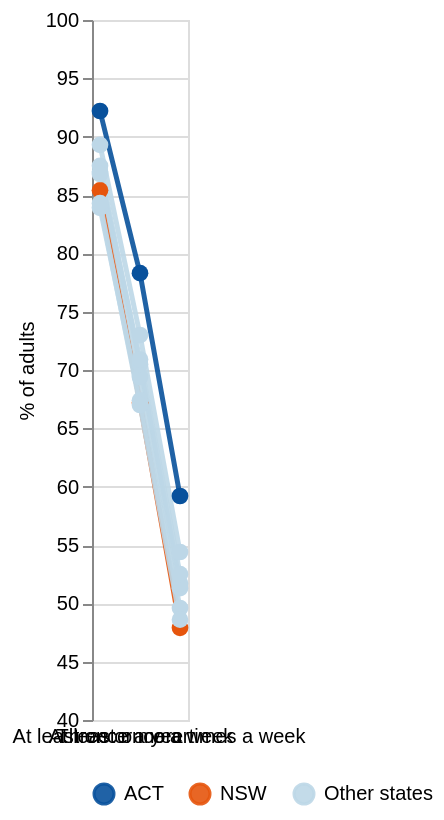

Specify this chart in Vega-Lite:
### Vega-Lite specification from a JSON file in a GitHub repository (floating-point values rounded to 4 significant figures)
{"$schema": "https://vega.github.io/schema/vega-lite/v5.json", "width": "container", "height": 350, "data": {"values": [{"state": "ACT", "level": "At least once a year", "rate": 92.2}, {"state": "ACT", "level": "At least once a week", "rate": 78.3}, {"state": "ACT", "level": "Three or more times a week", "rate": 59.2}, {"state": "NSW", "level": "At least once a year", "rate": 85.4}, {"state": "NSW", "level": "At least once a week", "rate": 67.2}, {"state": "NSW", "level": "Three or more times a week", "rate": 47.9}, {"state": "NT", "level": "At least once a year", "rate": 89.3}, {"state": "NT", "level": "At least once a week", "rate": 73.0}, {"state": "NT", "level": "Three or more times a week", "rate": 54.4}, {"state": "QLD", "level": "At least once a year", "rate": 83.9}, {"state": "QLD", "level": "At least once a week", "rate": 67.4}, {"state": "QLD", "level": "Three or more times a week", "rate": 49.6}, {"state": "SA", "level": "At least once a year", "rate": 84.3}, {"state": "SA", "level": "At least once a week", "rate": 67.0}, {"state": "SA", "level": "Three or more times a week", "rate": 48.6}, {"state": "TAS", "level": "At least once a year", "rate": 87.0}, {"state": "TAS", "level": "At least once a week", "rate": 69.4}, {"state": "TAS", "level": "Three or more times a week", "rate": 51.3}, {"state": "VIC", "level": "At least once a year", "rate": 87.5}, {"state": "VIC", "level": "At least once a week", "rate": 70.5}, {"state": "VIC", "level": "Three or more times a week", "rate": 51.7}, {"state": "WA", "level": "At least once a year", "rate": 86.8}, {"state": "WA", "level": "At least once a week", "rate": 70.9}, {"state": "WA", "level": "Three or more times a week", "rate": 52.5}]}, "transform": [{"calculate": "datum.state == 'ACT' ? 'ACT' : datum.state == 'NSW' ? 'NSW' : 'Other states'", "as": "highlight"}], "encoding": {"x": {"field": "level", "type": "ordinal", "title": null, "sort": ["At least once a year", "At least once a week", "Three or more times a week"], "scale": {"padding": 0.2}, "axis": {"labelAngle": 0, "domain": false, "ticks": false, "labelFontSize": 12}}, "y": {"field": "rate", "type": "quantitative", "title": "% of adults", "scale": {"domain": [40, 100]}}, "color": {"field": "highlight", "type": "nominal", "title": null, "scale": {"domain": ["ACT", "NSW", "Other states"], "range": ["#08519c", "#e6550d", "#bdd7e7"]}, "legend": {"orient": "bottom", "direction": "horizontal"}}, "detail": {"field": "state", "type": "nominal"}}, "layer": [{"mark": {"type": "line", "strokeWidth": 2.5, "opacity": 0.9}}, {"mark": {"type": "circle", "size": 70, "opacity": 1}, "encoding": {"tooltip": [{"field": "state", "type": "nominal", "title": "State"}, {"field": "level", "type": "nominal", "title": "Frequency"}, {"field": "rate", "type": "quantitative", "title": "% of adults", "format": ".1f"}]}}], "config": {"font": "Source Sans 3, sans-serif"}}
